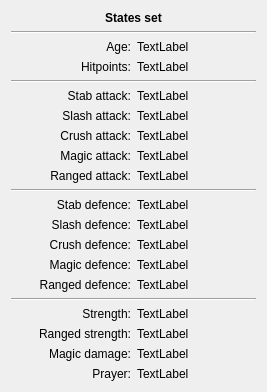
                    <widget class="QWidget" name="scrollAreaWidgetContents_7">
                     <property name="geometry">
                      <rect>
                       <x>0</x>
                       <y>0</y>
                       <width>267</width>
                       <height>385</height>
                      </rect>
                     </property>
                     <layout class="QVBoxLayout" name="verticalLayout_10">
                      <item>
                       <widget class="QLabel" name="label_26">
                        <property name="font">
                         <font>
                          <weight>75</weight>
                          <bold>true</bold>
                         </font>
                        </property>
                        <property name="text">
                         <string>States set</string>
                        </property>
                        <property name="alignment">
                         <set>Qt::AlignCenter</set>
                        </property>
                       </widget>
                      </item>
                      <item>
                       <widget class="Line" name="line_19">
                        <property name="orientation">
                         <enum>Qt::Horizontal</enum>
                        </property>
                       </widget>
                      </item>
                      <item>
                       <layout class="QGridLayout" name="gridLayout_11">
                        <item row="3" column="1">
                         <widget class="QLabel" name="state_age">
                          <property name="text">
                           <string>TextLabel</string>
                          </property>
                         </widget>
                        </item>
                        <item row="4" column="1">
                         <widget class="QLabel" name="state_hitpoints">
                          <property name="text">
                           <string>TextLabel</string>
                          </property>
                         </widget>
                        </item>
                        <item row="3" column="0">
                         <widget class="QLabel" name="label_24">
                          <property name="text">
                           <string>Age:</string>
                          </property>
                          <property name="alignment">
                           <set>Qt::AlignRight|Qt::AlignTrailing|Qt::AlignVCenter</set>
                          </property>
                         </widget>
                        </item>
                        <item row="4" column="0">
                         <widget class="QLabel" name="label_28">
                          <property name="text">
                           <string>Hitpoints:</string>
                          </property>
                          <property name="alignment">
                           <set>Qt::AlignRight|Qt::AlignTrailing|Qt::AlignVCenter</set>
                          </property>
                         </widget>
                        </item>
                       </layout>
                      </item>
                      <item>
                       <widget class="Line" name="line_20">
                        <property name="orientation">
                         <enum>Qt::Horizontal</enum>
                        </property>
                       </widget>
                      </item>
                      <item>
                       <layout class="QGridLayout" name="gridLayout_12">
                        <item row="2" column="0">
                         <widget class="QLabel" name="label_33">
                          <property name="text">
                           <string>Crush attack:</string>
                          </property>
                          <property name="alignment">
                           <set>Qt::AlignRight|Qt::AlignTrailing|Qt::AlignVCenter</set>
                          </property>
                         </widget>
                        </item>
                        <item row="0" column="1">
                         <widget class="QLabel" name="state_stab_attack">
                          <property name="text">
                           <string>TextLabel</string>
                          </property>
                         </widget>
                        </item>
                        <item row="1" column="0">
                         <widget class="QLabel" name="label_32">
                          <property name="text">
                           <string>Slash attack:</string>
                          </property>
                          <property name="alignment">
                           <set>Qt::AlignRight|Qt::AlignTrailing|Qt::AlignVCenter</set>
                          </property>
                         </widget>
                        </item>
                        <item row="3" column="0">
                         <widget class="QLabel" name="label_34">
                          <property name="text">
                           <string>Magic attack:</string>
                          </property>
                          <property name="alignment">
                           <set>Qt::AlignRight|Qt::AlignTrailing|Qt::AlignVCenter</set>
                          </property>
                         </widget>
                        </item>
                        <item row="0" column="0">
                         <widget class="QLabel" name="label_29">
                          <property name="text">
                           <string>Stab attack:</string>
                          </property>
                          <property name="alignment">
                           <set>Qt::AlignRight|Qt::AlignTrailing|Qt::AlignVCenter</set>
                          </property>
                         </widget>
                        </item>
                        <item row="2" column="1">
                         <widget class="QLabel" name="state_crush_attack">
                          <property name="text">
                           <string>TextLabel</string>
                          </property>
                         </widget>
                        </item>
                        <item row="3" column="1">
                         <widget class="QLabel" name="state_magic_attack">
                          <property name="text">
                           <string>TextLabel</string>
                          </property>
                         </widget>
                        </item>
                        <item row="4" column="0">
                         <widget class="QLabel" name="label_35">
                          <property name="text">
                           <string>Ranged attack:</string>
                          </property>
                          <property name="alignment">
                           <set>Qt::AlignRight|Qt::AlignTrailing|Qt::AlignVCenter</set>
                          </property>
                         </widget>
                        </item>
                        <item row="1" column="1">
                         <widget class="QLabel" name="state_slash_attack">
                          <property name="text">
                           <string>TextLabel</string>
                          </property>
                         </widget>
                        </item>
                        <item row="4" column="1">
                         <widget class="QLabel" name="state_ranged_attack">
                          <property name="text">
                           <string>TextLabel</string>
                          </property>
                         </widget>
                        </item>
                       </layout>
                      </item>
                      <item>
                       <widget class="Line" name="line_21">
                        <property name="orientation">
                         <enum>Qt::Horizontal</enum>
                        </property>
                       </widget>
                      </item>
                      <item>
                       <layout class="QGridLayout" name="gridLayout_13">
                        <item row="1" column="1">
                         <widget class="QLabel" name="state_slash_defence">
                          <property name="text">
                           <string>TextLabel</string>
                          </property>
                         </widget>
                        </item>
                        <item row="2" column="1">
                         <widget class="QLabel" name="state_crush_defence">
                          <property name="text">
                           <string>TextLabel</string>
                          </property>
                         </widget>
                        </item>
                        <item row="3" column="0">
                         <widget class="QLabel" name="label_40">
                          <property name="text">
                           <string>Magic defence:</string>
                          </property>
                          <property name="alignment">
                           <set>Qt::AlignRight|Qt::AlignTrailing|Qt::AlignVCenter</set>
                          </property>
                         </widget>
                        </item>
                        <item row="0" column="1">
                         <widget class="QLabel" name="state_stab_defence">
                          <property name="text">
                           <string>TextLabel</string>
                          </property>
                         </widget>
                        </item>
                        <item row="4" column="1">
                         <widget class="QLabel" name="state_ranged_defence">
                          <property name="text">
                           <string>TextLabel</string>
                          </property>
                         </widget>
                        </item>
                        <item row="3" column="1">
                         <widget class="QLabel" name="state_magic_defence">
                          <property name="text">
                           <string>TextLabel</string>
                          </property>
                         </widget>
                        </item>
                        <item row="0" column="0">
                         <widget class="QLabel" name="label_36">
                          <property name="text">
                           <string>Stab defence:</string>
                          </property>
                          <property name="alignment">
                           <set>Qt::AlignRight|Qt::AlignTrailing|Qt::AlignVCenter</set>
                          </property>
                         </widget>
                        </item>
                        <item row="4" column="0">
                         <widget class="QLabel" name="label_41">
                          <property name="text">
                           <string>Ranged defence:</string>
                          </property>
                          <property name="alignment">
                           <set>Qt::AlignRight|Qt::AlignTrailing|Qt::AlignVCenter</set>
                          </property>
                         </widget>
                        </item>
                        <item row="2" column="0">
                         <widget class="QLabel" name="label_39">
                          <property name="text">
                           <string>Crush defence:</string>
                          </property>
                          <property name="alignment">
                           <set>Qt::AlignRight|Qt::AlignTrailing|Qt::AlignVCenter</set>
                          </property>
                         </widget>
                        </item>
                        <item row="1" column="0">
                         <widget class="QLabel" name="label_38">
                          <property name="text">
                           <string>Slash defence:</string>
                          </property>
                          <property name="alignment">
                           <set>Qt::AlignRight|Qt::AlignTrailing|Qt::AlignVCenter</set>
                          </property>
                         </widget>
                        </item>
                       </layout>
                      </item>
                      <item>
                       <widget class="Line" name="line_22">
                        <property name="orientation">
                         <enum>Qt::Horizontal</enum>
                        </property>
                       </widget>
                      </item>
                      <item>
                       <layout class="QGridLayout" name="gridLayout_14">
                        <item row="4" column="0">
                         <widget class="QLabel" name="label_44">
                          <property name="text">
                           <string>Prayer:</string>
                          </property>
                          <property name="alignment">
                           <set>Qt::AlignRight|Qt::AlignTrailing|Qt::AlignVCenter</set>
                          </property>
                         </widget>
                        </item>
                        <item row="1" column="0">
                         <widget class="QLabel" name="label_37">
                          <property name="text">
                           <string>Strength:</string>
                          </property>
                          <property name="alignment">
                           <set>Qt::AlignRight|Qt::AlignTrailing|Qt::AlignVCenter</set>
                          </property>
                         </widget>
                        </item>
                        <item row="1" column="1">
                         <widget class="QLabel" name="state_strength">
                          <property name="text">
                           <string>TextLabel</string>
                          </property>
                         </widget>
                        </item>
                        <item row="2" column="0">
                         <widget class="QLabel" name="label_42">
                          <property name="text">
                           <string>Ranged strength:</string>
                          </property>
                          <property name="alignment">
                           <set>Qt::AlignRight|Qt::AlignTrailing|Qt::AlignVCenter</set>
                          </property>
                         </widget>
                        </item>
                        <item row="3" column="0">
                         <widget class="QLabel" name="label_43">
                          <property name="text">
                           <string>Magic damage:</string>
                          </property>
                          <property name="alignment">
                           <set>Qt::AlignRight|Qt::AlignTrailing|Qt::AlignVCenter</set>
                          </property>
                         </widget>
                        </item>
                        <item row="2" column="1">
                         <widget class="QLabel" name="state_ranged_strength">
                          <property name="text">
                           <string>TextLabel</string>
                          </property>
                         </widget>
                        </item>
                        <item row="3" column="1">
                         <widget class="QLabel" name="state_magic_damage">
                          <property name="text">
                           <string>TextLabel</string>
                          </property>
                         </widget>
                        </item>
                        <item row="4" column="1">
                         <widget class="QLabel" name="state_prayer">
                          <property name="text">
                           <string>TextLabel</string>
                          </property>
                         </widget>
                        </item>
                       </layout>
                      </item>
                      <item>
                       <spacer name="verticalSpacer_5">
                        <property name="orientation">
                         <enum>Qt::Vertical</enum>
                        </property>
                        <property name="sizeHint" stdset="0">
                         <size>
                          <width>20</width>
                          <height>40</height>
                         </size>
                        </property>
                       </spacer>
                      </item>
                     </layout>
                    </widget>
